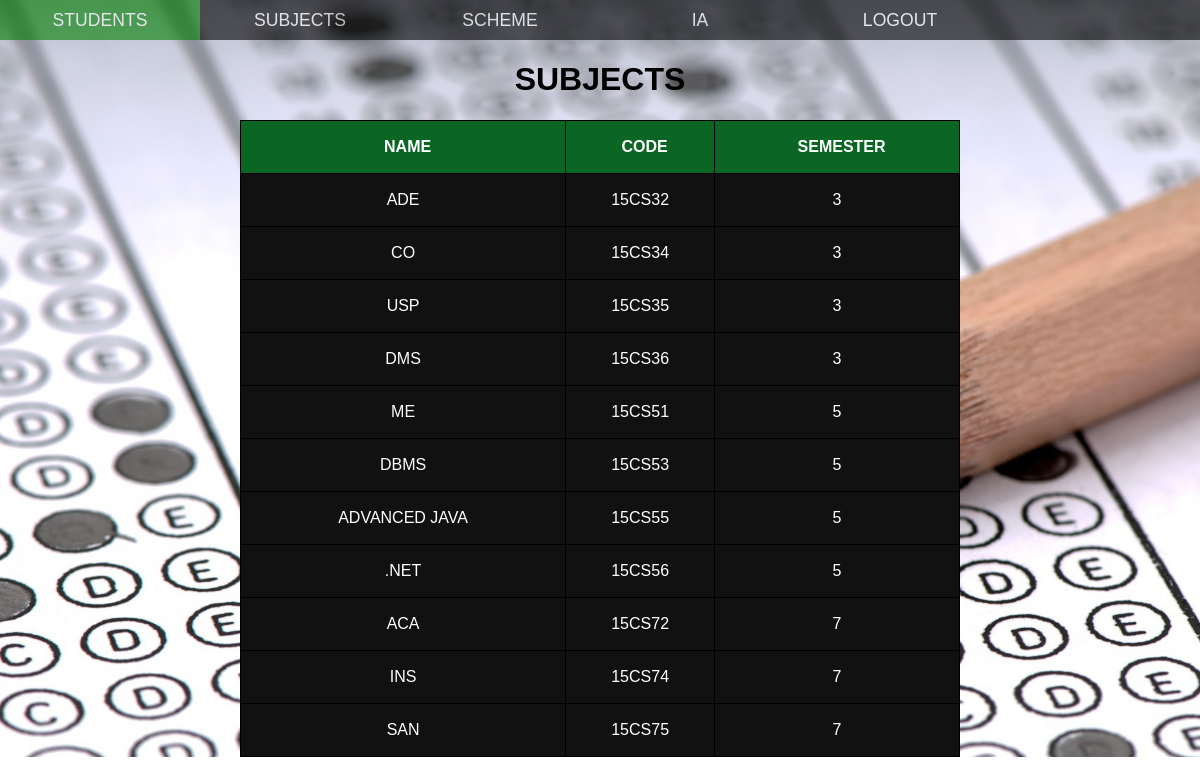
The app's page /subjects.php with its own data.
### tables this page shows
CREATE TABLE `subject` (
  `id` int(11) NOT NULL,
  `name` varchar(255) NOT NULL,
  `code` varchar(255) NOT NULL,
  `sem` int(11) NOT NULL,
  `handled` varchar(255) NOT NULL
);

### subjects.php (the view, shortened to what this page needs)
<?php
    $user = $_SESSION['user'];
  require('./include/db.php');
  $query = "SELECT * FROM subject WHERE handled='$user' ORDER BY code";
  $result = mysqli_query($conn, $query);
  $posts = mysqli_fetch_all($result, MYSQLI_ASSOC);
?>
<!DOCTYPE html>
<html>
<head>
    <link rel="stylesheet" href="./css/style.css">
</head>
<body>
    <header>
        <nav class="container">
                <ul>
                    <li ><a href="students.php">STUDENTS</a></li>
                    <li ><a href="subjects.php">SUBJECTS</a></li>
                    <li ><a href="scheme.php">SCHEME</a></li>
                    <li ><a href="ia.php">IA</a></li>
                    <li><a href="logout.php">LOGOUT</a></li>
                </ul>
        </nav>
    </header>
    <div class="post">
    <h1 id="title">SUBJECTS</h1>
        <div class="users">
            <table>
                <tr>
                    <th>NAME</th>
                    <th>CODE</th>
                    <th>SEMESTER</th>
                </tr>
                <?php foreach($posts as $post): ?>
                <tr>
                    <td><?php echo $post['name'];?></td>
                    <td><?php echo $post['code'];?></td>
                    <td><?php echo $post['sem'];?></td>
                </tr>
                <?php endforeach;?>
            </table>
        </div>
    </div>
</body>
</html>

### css/style.css (style rules this page uses)
body { font-family: 'Franklin Gothic Medium', 'Arial Narrow', 'Arial', 'sans-serif'; background: url('../images/cat-exam-wallpaper-0216.jpg'); background-size: cover; background-repeat: no-repeat; padding: 0; margin: 0; }
ul li a { text-decoration: none; color: white; display: block; }
ul { margin:0; padding: 0; list-style: none; width: 100%; }
ul li { float: left; width: 200px; height: 40px; color: white; line-height: 40px; text-align: center; font-size: 1.1rem; }
header { width: 100%; margin: 0; padding: 0; background-color: black; opacity: 0.6; }
.container { width: 100%; margin: auto; overflow: hidden; }
table { margin: auto; border-collapse: collapse; width: 60%; text-transform: uppercase; text-align: center; padding: 15px; background-color: #111; color: white; }
th { height: 50px; padding-left: 10px; }
td { height: 50px; }
table th, td { border:1px solid black; }
tr:first-child { background-color: #0B6623; }
.post h1 { text-align: center; }
.users tr { height: 50px; }

### records on screen
subject: name "ADE", code "15CS32", sem "3"
subject: name "CO", code "15CS34", sem "3"
subject: name "USP", code "15CS35", sem "3"
subject: name "DMS", code "15CS36", sem "3"
subject: name "ME", code "15CS51", sem "5"
subject: name "DBMS", code "15CS53", sem "5"
subject: name "ADVANCED JAVA", code "15CS55", sem "5"
subject: name ".NET", code "15CS56", sem "5"
subject: name "ACA", code "15CS72", sem "7"
subject: name "INS", code "15CS74", sem "7"
subject: name "SAN", code "15CS75", sem "7"
